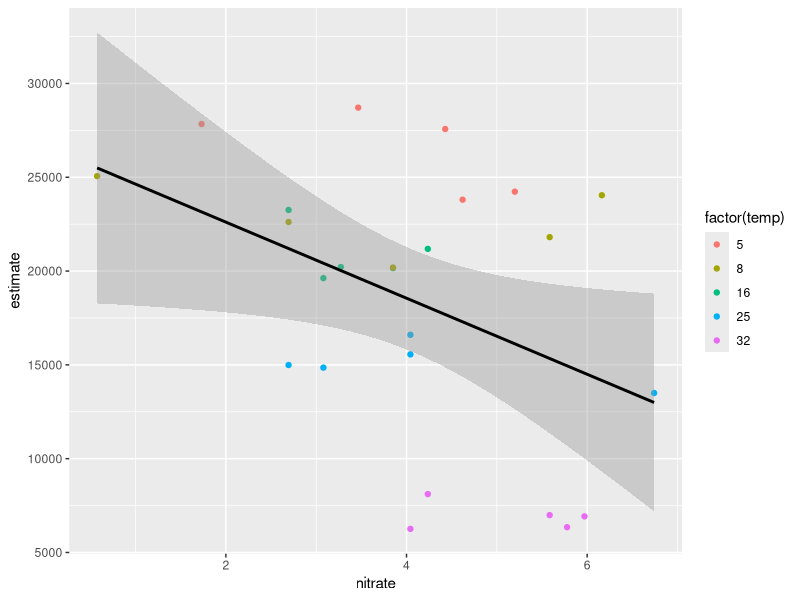
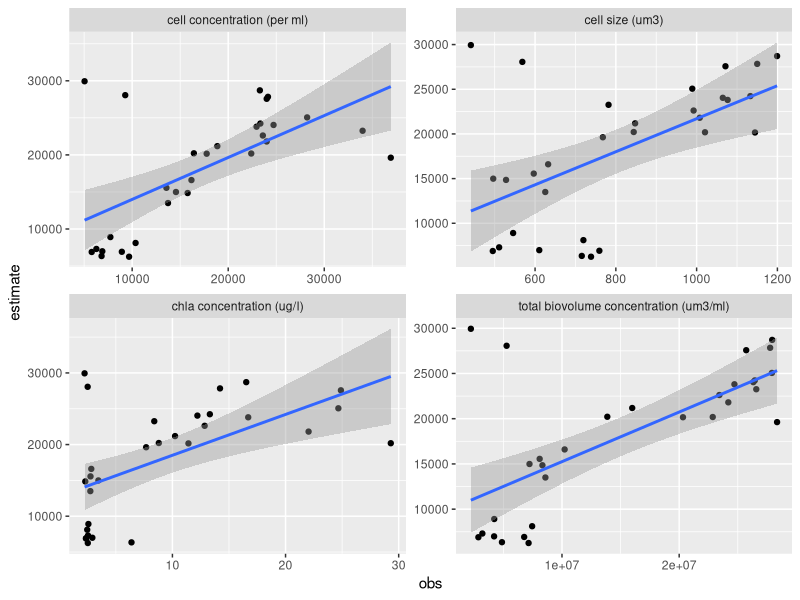
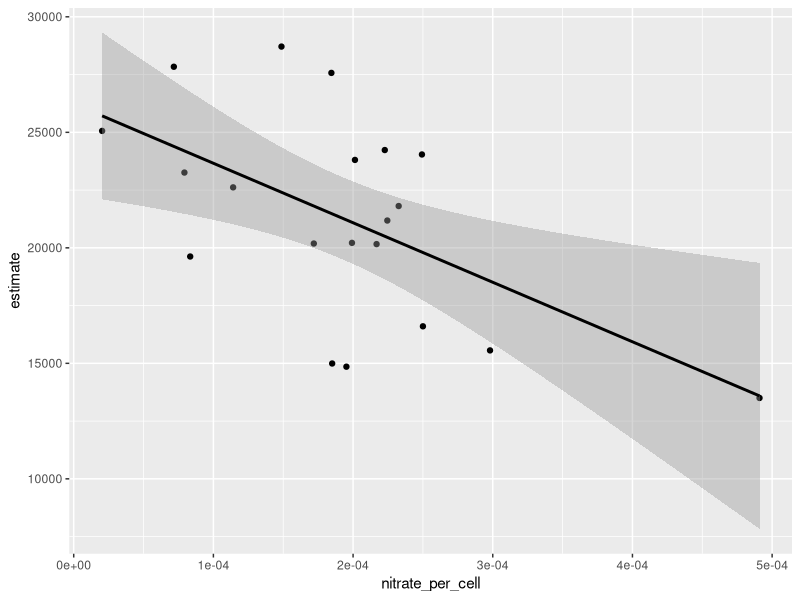
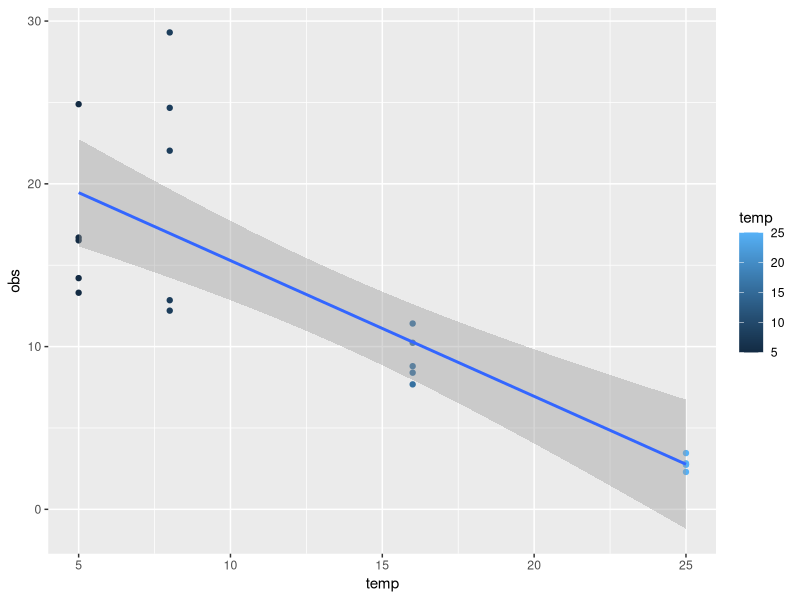
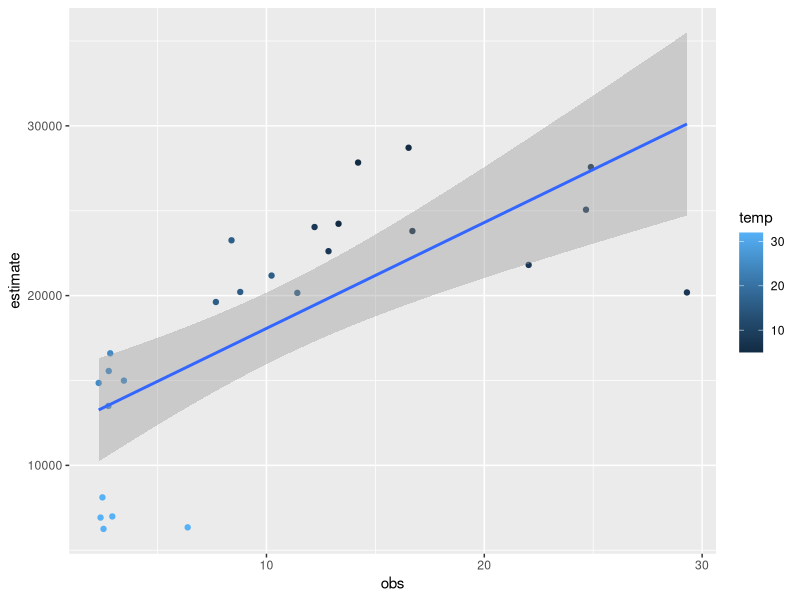
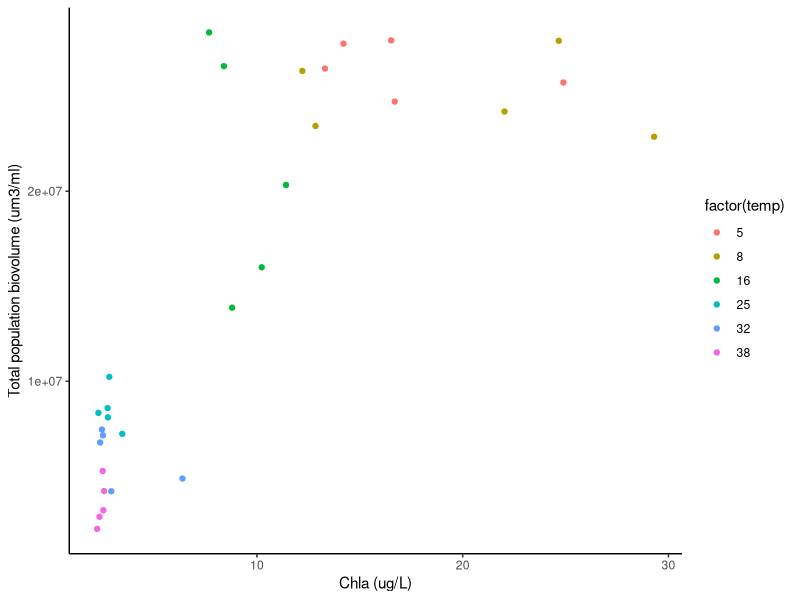
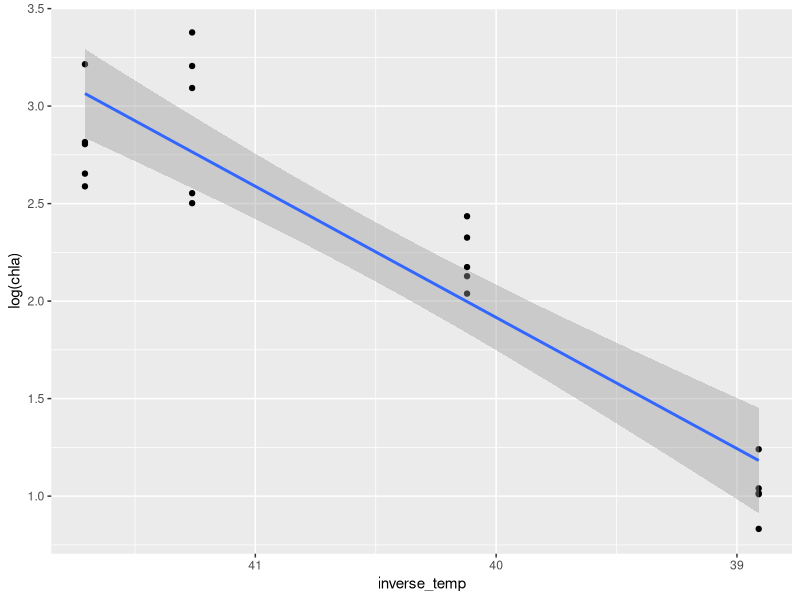

Here is the R script that generated these plots, in order: (Note: this script raises an error after producing the figures.)

library(tidyverse)
library(cowplot)
### linking K to traits.


params <- read_csv("data-processed/multstart_params.csv")
nitrate <- read_csv("data-processed/nitrate_processed.csv")
final_time_data <- read_csv("data-processed/CH_TT_chla_biovolume_final_time.csv") %>% 
	filter(species == "TT") %>% 
	rename(temp = temperature)

nitrate2 <- nitrate %>% 
	mutate(temp = ifelse(temp == 24, 25, temp)) %>% 
	mutate(temp = as.numeric(temp)) %>% 
	mutate(inverse_temp = 1/(8.62 * 10^(-5)*(temp + 273.15))) %>% 
	filter(species == "TT") %>% 
	unite(col = "unique_id", temp, rep, sep = "_", remove =  FALSE)


np <- left_join(params, nitrate2, by = "unique_id")


np %>% 
	filter(term == "K") %>% 
	filter(temp < 38) %>% 
	ggplot(aes(x = nitrate, y = estimate, color = factor(temp))) + geom_point() + geom_smooth(method = "lm", color = "black")

np %>% 
	filter(term == "K") %>% 
	filter(temp < 38) %>% 
	lm(estimate ~ nitrate, data =.) %>% summary


size_data <- final_time_data %>% 
	mutate(temp = ifelse(temp == 24, 25, temp)) %>% 
	mutate(temp = as.numeric(temp)) %>% 
	mutate(inverse_temp = 1/(8.62 * 10^(-5)*(temp + 273.15))) %>% 
	unite(col = "unique_id", temp, replicate, sep = "_", remove =  FALSE)


sp <- full_join(size_data, np)


sp %>% 
	filter(term == "K") %>% 
	ggplot(aes(x = obs, y = estimate)) + geom_point() +
	facet_wrap( ~ type, scales = "free") + geom_smooth(method = "lm")


sp %>% 
	filter(temp < 31) %>% 
	filter(type == "cell concentration (per ml)", term == "K") %>% 
	mutate(nitrate_per_cell = nitrate/obs) %>% 
	# filter(unique_id != "25_5") %>% 
	ggplot(aes(x = nitrate_per_cell, y = estimate)) + geom_point() + geom_smooth(method = "lm", color = "black") 


sp %>% 
	filter(temp < 33) %>% 
	filter(type == "cell concentration (per ml)", term == "K") %>% 
	mutate(nitrate_use = 10 - nitrate) %>% 
	mutate(nitrate_per_cell = nitrate_use/obs) %>% 
	mutate(nitrate_remaining_per_cell = nitrate/obs) %>% 
	lm(estimate ~ nitrate_remaining_per_cell, data = .) %>% summary

sp %>% 
	filter(temp < 33) %>% 
	filter(type == "cell concentration (per ml)", term == "K") %>% 
	mutate(nitrate_use = 10 - nitrate) %>% 
	mutate(nitrate_per_cell = nitrate_use/obs) %>% 
	mutate(nitrate_remaining_per_cell = nitrate/obs) %>% 
	lm(estimate ~ nitrate, data = .) %>% summary

sp %>% 
	filter(temp < 31) %>% 
	filter(type == "cell concentration (per ml)", term == "K") %>% 
	mutate(nitrate_per_cell = nitrate/obs) %>% 
	lm(estimate ~ nitrate_per_cell, data =.) %>% summary()

sp %>% 
	filter(temp < 32) %>% 
	filter(term == "K", type == 'chla concentration (ug/l)') %>% 
	ggplot(aes(x = temp, y = obs, color = temp)) + geom_point() + geom_smooth(method = "lm") 


sp %>% 
	filter(temp < 33) %>% 
	filter(term == "K", type == 'chla concentration (ug/l)') %>% 
	ggplot(aes(x = obs, y = estimate, color = temp)) + geom_point() + geom_smooth(method = "lm") 
	

nd <- sp %>% 
	# filter(temp < 32) %>% 
	filter(term == "K", type %in% c('chla concentration (ug/l)', "cell concentration (per ml)")) %>% 
	spread(key = type, value = obs) %>%
	ungroup() %>%
	rename(chla = 'chla concentration (ug/l)',
				 cells = 'cell concentration (per ml)') %>% 
	mutate(chl_per = chla/cells)


nd2 <- sp %>% 
	# filter(temp < 32) %>% 
	filter(term == "K", type %in% c('chla concentration (ug/l)', "total biovolume concentration (um3/ml)")) %>% 
	spread(key = type, value = obs) %>%
	ungroup() %>%
	rename(chla = 'chla concentration (ug/l)',
				 biovol = 'total biovolume concentration (um3/ml)') 

nd2 %>% 
	ggplot(aes(x = chla, y = biovol, color = factor(temp))) + geom_point() + theme_classic() +
	ylab("Total population biovolume (um3/ml)") + xlab("Chla (ug/L)")


nd %>% 
	filter(temp < 32) %>% 
	ggplot(aes(x = inverse_temp, y = log(chla))) + geom_point() +
	geom_smooth(method = "lm") + scale_x_reverse() 


nd %>% 
	filter(temp < 32) %>% 
lm(log(chla) ~ inverse_temp, data = .) %>% 
	tidy(., conf.int = TRUE)
	
	
	
	k_size <- sp %>% 
		filter(temp < 33) %>% 
		filter(term == "K", type == 'cell size (um3)') %>% 
		mutate(cell_size = 0.109*(obs)^0.991) %>%
		ggplot(aes(x = cell_size, y = estimate)) + geom_smooth(method = "lm", color = "black") +
		theme(text = element_text(size=14, family = "Arial")) +
		geom_point(size = 2, alpha = 0.5) +
		geom_point(size = 2, shape = 1) +
	xlab("Cell biomass (ug C/cell)") +
		ylab("Carrying capacity (cells/ml)")
	ggsave("figures/k-v-cell-biovolume.pdf", width = 5, height = 3.5)
	
	
	
	sp %>% 
		filter(temp < 33) %>% 
		filter(term == "K", type == 'cell size (um3)') %>% 
		mutate(cell_size = 0.109*(obs)^0.991) %>%
		lm(estimate ~ cell_size, data = .) %>% summary()
	
	k_nitrate <- sp %>% 
		filter(temp < 33) %>% 
		filter(type == "cell concentration (per ml)", term == "K") %>% 
		mutate(nitrate_use = 10 - nitrate) %>% 
		mutate(nitrate_per_cell = nitrate_use/obs) %>% 
		mutate(nitrate_remaining_per_cell = nitrate/obs) %>% 
		ggplot(aes(x = nitrate_remaining_per_cell, y = estimate, color = factor(temp))) +  geom_smooth(method = "lm", color = "black") +
		theme(text = element_text(size=14, family = "Arial")) +
		geom_point(size = 2, alpha = 0.5) +
		geom_point(size = 2, shape = 1) +
		ylab("Carrying capacity (cells/ml)") + xlab("Per capita nitrate remaining (uM/cell)")
	ggsave("figures/k-v-nitrate.pdf", width = 5, height = 3.5)
	
		
	sp %>% 
		filter(temp < 32) %>% 
		filter(type == "cell concentration (per ml)", term == "K") %>% 
		mutate(nitrate_use = 10 - nitrate) %>% 
		mutate(nitrate_per_cell = nitrate_use/obs) %>% 
		mutate(nitrate_remaining_per_cell = nitrate/obs) %>% 
		mutate(nitrate_remaining_per_K = nitrate/estimate) %>%
		ggplot(aes(x = nitrate, y = estimate)) +  geom_smooth(method = "lm", color = "black") +
		theme(text = element_text(size=14, family = "Arial")) +
		geom_point(size = 2, alpha = 0.5) +
		geom_point(size = 2, shape = 1) +
		ylab("Carrying capacity (cells/ml)") + xlab("Nitrate remaining in mesocosms (uM N)")
	
	
	sp %>% 
		filter(temp < 33) %>% 
		filter(type == "cell concentration (per ml)", term == "K") %>% 
		mutate(nitrate_use = 10 - nitrate) %>% 
		mutate(nitrate_per_cell = nitrate_use/obs) %>% 
		mutate(nitrate_remaining_per_cell = nitrate/obs) %>% 
		lm(estimate ~ nitrate, data =.) %>% summary()
	
	
	plot_nitrate <- sp %>% 
		filter(temp < 33) %>% 
		filter(term == "K", type %in% c('cell size (um3)', "cell concentration (per ml)")) %>% 
		spread(key = type, value = obs) %>%
		ungroup() %>%
		rename(cell_size = 'cell size (um3)',
					 cells = 'cell concentration (per ml)') %>% 
		mutate(cell_size = 0.109*(cell_size)^0.991) %>% 
		mutate(nitrate_per_cell = nitrate/cells) %>% 
		ggplot(aes(x = cell_size, y = nitrate_per_cell)) + geom_smooth(method = "lm", color = "black") +
		geom_point(size = 2, alpha = 0.5) +
		geom_point(size = 2, shape = 1) +
	xlab("Cell biomass (ug C/cell)") + ylab("Nitrate remaining per cell (uM/cell)")
	ggsave("figures/nitrate-v-cell-biovolume.pdf", width = 5, height = 3.5)

	
	figS4 <- plot_grid(k_size, k_nitrate, labels = c("A)", "B)"), label_fontface = "plain", ncol = 2, nrow = 1, label_x = 0, hjust = 0)
	save_plot("figures/k-temp-figureS4.pdf", figS4, nrow = 1, ncol = 2, base_height = 4, base_width = 5)
	
		
	
TT_fit <-	read_csv("data-processed/TT_fit.csv")
library(plotrix)

TT_fit %>% 
	filter(days < 13, temperature < 32) %>% 
	group_by(temperature, rep) %>% 
	summarise_each(funs(mean, std.error), cell_volume) %>% 
	# ungroup() %>% 
	ggplot(aes(x = temperature, y = cell_volume_mean)) + 
	geom_jitter(width = 0.7, size = 2, alpha = 0.7) + geom_smooth(method = "lm") +
	ylab(bquote('Cell biovolume ('*um^3*')')) + xlab("Temperature (°C)")
	

t5 <- TT_fit %>% 
	filter(days < 13, temperature == 5, days > 11) 

t8 <- TT_fit %>% 
	filter(temperature == 8) %>% 
	filter(days < 8, days > 7) 

t16 <- TT_fit %>% 
	filter(temperature == 16) %>%
	filter(days < 8, days > 7)

t25 <- TT_fit %>% 
	filter(temperature == 25) %>% 
	filter(days < 4, days > 3)

TT_all <- bind_rows(t5, t8, t16, t25) 

TT_all %>% 
	filter(temperature > 5) %>% 
	ggplot(aes(x = temperature, y = cell_volume)) + 
	 geom_smooth(method = "lm", color = "black") +
	geom_jitter(width = 0.7, size = 2, alpha = 0.7) +
	ylab(bquote('Cell biovolume ('*um^3*')')) + xlab("Temperature (°C)")

	

TT_all %>% 
	filter(temperature > 5) %>% 
	lm(cell_volume ~ temperature, data = .) %>% summary()

sp %>% 
	filter(temp < 33) %>% 
	filter(term == "K", type %in% c('cell size (um3)', "cell concentration (per ml)")) %>% 
	spread(key = type, value = obs) %>%
	ungroup() %>%
	rename(cell_size = 'cell size (um3)',
				 cells = 'cell concentration (per ml)') %>% 
	lm(cell_size ~ temp, data = .) %>% summary()


TT_fit %>% 
	filter(temperature < 32) %>% 
group_by(temperature, rep) %>% 
	top_n(n = 3, wt = days) %>% 
	summarise(mean_size = mean(cell_volume)) %>% 
	ggplot(aes(x = temperature, y = mean_size)) + geom_point()


TT_fit %>% 
	filter(temperature < 32) %>% 
	group_by(temperature, rep) %>% 
	top_n(n = 4, wt = days) %>% 
	summarise(mean_size = mean(cell_volume)) %>% 
	lm(mean_size ~ temperature, data = .) %>% summary()



# make figure 3 -----------------------------------------------------------

population_biomass <- sp %>% 
	mutate(inverse_temp = (1/(.00008617*(temp+273.15)))) %>% 
	filter(temp < 32) %>% 
	filter(type == "total biovolume concentration (um3/ml)") %>% 
	mutate(population_biomass = (0.109*(obs)^0.991)/1000)
population_biomass %>% 
	lm(log(population_biomass) ~ inverse_temp, data = .) %>% summary()
population_biomass %>% 
	lm(log(population_biomass) ~ inverse_temp, data = .) %>% tidy(., conf.int = TRUE)

cell_size <- sp %>% 
	mutate(inverse_temp = (1/(.00008617*(temp+273.15)))) %>% 
	filter(temp < 32) %>% 
	filter(type == "cell size (um3)") %>% 
	mutate(cell_biomass = 0.109*(obs)^0.991)

cell_size %>% 
	lm(cell_biomass ~ inverse_temp, data = .) %>% summary()
cell_size %>% 
	lm(cell_biomass ~ inverse_temp, data = .) %>% tidy(., conf.int = TRUE)

cell_biovolume <- sp %>% 
	mutate(inverse_temp = (1/(.00008617*(temp+273.15)))) %>% 
	filter(temp < 32) %>% 
	filter(type == "cell size (um3)") %>% 
	mutate(cell_biovolume = obs)


nitrate <- sp %>% 
	mutate(inverse_temp = (1/(.00008617*(temp+273.15)))) %>% 
	filter(temp < 32) %>% 
	distinct(unique_id, .keep_all = TRUE)


nitrate %>% 
	lm(nitrate ~ inverse_temp, data = .) %>% summary()
cell_size %>% 
	lm(cell_biomass ~ inverse_temp, data = .) %>% tidy(., conf.int = TRUE)


pop_biomass_plot <- population_biomass %>% 
	ggplot(aes(x = inverse_temp, y = log(population_biomass))) +
	geom_smooth(method = "lm", size =1, color = "black") +
	geom_point(size = 2, alpha = 0.2) + 
	geom_point(size = 2, shape = 1) + 
	scale_x_reverse(sec.axis = sec_axis(~((1/(.*8.62 * 10^(-5)))-273.15))) + xlab("Temperature (1/kT)") +
	ylab(bquote('Ln population biomass (mg C '*~mL^-1*')')) +
	theme(plot.title = element_text(hjust = 0.5, size = 14)) +
	theme_bw() +
	theme(text = element_text(size=12, family = "Arial"),
				panel.grid.major = element_blank(), 
				panel.grid.minor = element_blank(),
				panel.background = element_rect(colour = "black", size=0.5),
				plot.title = element_text(hjust = 0.5, size = 12)) +
	ggtitle("Temperature (°C)")

nitrate_plot <- nitrate %>% 
	ggplot(aes(x = inverse_temp, y = nitrate)) +
	geom_smooth(method = "lm", size =1, color = "black") +
	geom_point(size = 2, alpha = 0.2) + 
	geom_point(size = 2, shape = 1) + 
	scale_x_reverse(sec.axis = sec_axis(~((1/(.*8.62 * 10^(-5)))-273.15))) + xlab("Temperature (1/kT)") +
	ylab("Nitrate remaining (uM)") +
	theme(text = element_text(size=12, family = "Arial")) +
	theme(panel.border = element_rect(colour = "black", fill=NA, size=0.5)) +
	theme(plot.title = element_text(hjust = 0.5, size = 14)) +
	theme_bw() +
	theme(text = element_text(size=12, family = "Arial"),
				panel.grid.major = element_blank(), 
				panel.grid.minor = element_blank(),
				panel.background = element_rect(colour = "black", size=0.5),
				plot.title = element_text(hjust = 0.5, size = 12)) +
	ggtitle("Temperature (°C)")
cell_plot <- cell_size %>% 
	ggplot(aes(x = inverse_temp, y = cell_biomass)) +
	geom_smooth(method = "lm", size =1, color = "black") +
	geom_point(size = 2, alpha = 0.2) + 
	geom_point(size = 2, shape = 1) + 
	scale_x_reverse(sec.axis = sec_axis(~((1/(.*8.62 * 10^(-5)))-273.15))) + xlab("Temperature (1/kT)") +
	ylab(bquote('Cell size (ug C '*~cell^-1*')')) +
	theme_bw() +
ggtitle("Temperature (°C)") +
	theme(text = element_text(size=12, family = "Arial"),
		panel.grid.major = element_blank(), 
				panel.grid.minor = element_blank(),
				panel.background = element_rect(colour = "black", size=0.5),
		plot.title = element_text(hjust = 0.5, size = 12))
fig3 <- plot_grid(nitrate_plot, cell_plot, pop_biomass_plot, labels = c("A)", "B)", "C)"), label_fontface = "plain", ncol = 3, nrow = 1, label_x = 0, hjust = 0)
save_plot("figures/k-temp-figure3.pdf", fig3, nrow = 1, ncol = 3, base_height = 3.3, base_width = 3.5)


